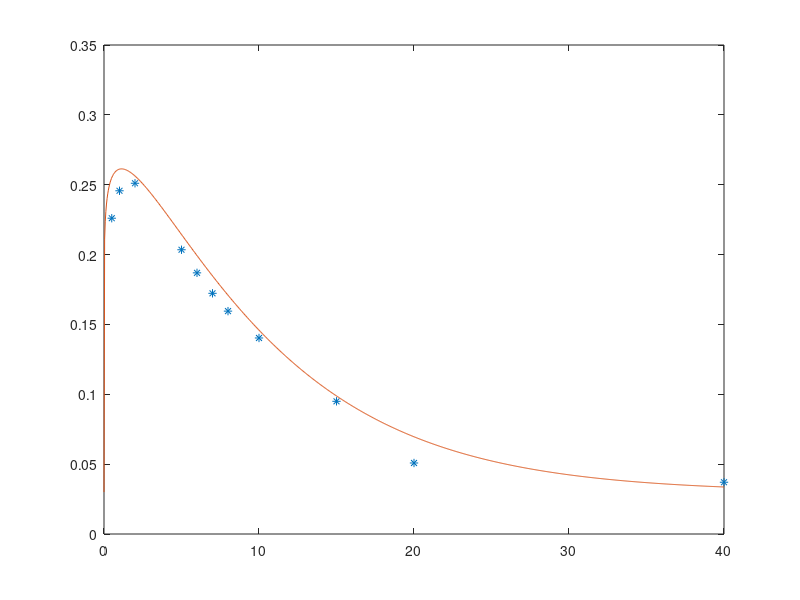

The MATLAB source for this figure: (Note: this script raises an error after producing the figure.)
% Data
Lz = 1;
Lx = [0.5,1,2,5,6,7,8,10,15,20,40];
R = [0.22602171,0.24566273,0.25104229,0.20345172,0.18692082,0.17226913,0.15952006,0.14030094,0.09496913,0.05082819,0.03705537];
% Fit function
xx = linspace(0,40,1000);
Lf = 0.18;
lexp = 0.4;
f0 = 1.8;
f = @(Lx) f0*Lx.*exp(-(Lx/Lf).^lexp);
% Lf = 3;
% lexp = 0.4;
% f0 = 1.5;
% f = @(Lx) f0*(Lx).^(lexp-1)./Lf*lexp.*exp(-(Lx/Lf).^lexp);
funstr = '';
model = 7;
switch model
  case 0
    Lf = 0.17; % b
    lexp = 0.4; % c
    f0 = 1.7; % a
    exp0 = 0.02; % zero level
    f = @(Lx) f0*Lx.*exp(-((Lx/Lf)).^lexp)+exp0;    
  case 1
    Lf = 0.18;
    lexp = 0.4;
    f0 = 1.6;
    f = @(Lx) f0*Lx.*exp(-(Lx/Lf).^lexp);
  case 2 % Judit
    b = 0.026; % b
    a = 4.838; % a
    c = 0.299; % c
    f = @(Lx) a*Lx.*exp(-(Lx/b).^c);
  case 3 
    b = 1.6; % b
    a = 0.4; % a
    c = 0.55; % c
    E0 = 0.03;
    f = @(Lx) a*(c+1)*(Lx/b).^(c).*exp(-(Lx/b).^c) + E0;
  case 4 
    b = 8; % b
    a = 0.3; % a
    c = 0.2; % c
    E0 = 0.03;
    f = @(Lx) a*(c+1)*(Lx/b).^(c).*exp(-(Lx/b).^(c+1)) + E0;
    funstr = {'f(L_x) = a(c+1)(L_x/b)^c exp[-(L_x/b)^{c+1}]+f_{0,inf}';...
      sprintf('a = %g, b = %g, c = %g, f_{0,inf} = %g',a,b,c,E0)};
  case 5 
    b = 8; % b
    a = 2.4; % a
    c = 0.2; % c
    E0 = 0.03;
    f = @(Lx) a/b*(c+1)*(Lx/b).^(c).*exp(-(Lx/b).^(c+1)) + E0;
    funstr = {'f(L_x) = (a/b)(c+1)(L_x/b)^c exp[-(L_x/b)^{c+1}]+f_{0,inf}';...
      sprintf('a = %g, b = %g, c = %g, f_{0,inf} = %g',a,b,c,E0)};
  case 6 
    b = 8; % b
    a = 2.4*8; % a
    c = 0.18; % c
    E0 = 0.03;
    f = @(Lx) a/b/b*(c+1)*(Lx/b).^(c).*exp(-(Lx/b).^(c+1)) + E0;
    funstr = {'f(L_x) = (a/b)(c+1)(L_x/b)^c exp[-(L_x/b)^{c+1}]+f_{0,inf}';...
      sprintf('a = %g, b = %g, c = %g, f_{0,inf} = %g',a,b,c,E0)};
  case 7 
    b = 10; % b
    a = 2.4*8; % a
    c = 0.1; % c
    E0 = 0.03;
    e = 0.4;
    f = @(Lx) a/b/b*(c+1)*(Lx/b).^(c).*exp(-(Lx/b).^(c+1)+e) + E0;
    funstr = {'f(L_x) = (a/b)(c+1)(L_x/b)^c exp[-(L_x/b)^{c+1} + e]+f_{0,inf}';...
      sprintf('a = %g, b = %g, c = %g, f_{0,inf} = %g, e = %g',a,b,c,E0,e)};
end
    

%f = @(Lx) f0*Lx.*(exp(-((Lx/Lf)).^lexp)+exp0./Lx);


% Judits fit

%f = @(Lx) f0*Lx.*(exp(-((Lx/Lf)).^lexp)+exp0./Lx);
L = sqrt(Lx.^2 + Lz.^2);

Lz = 1;
%f = @(Lx) Lz./(Lx+3).^0.5-0.15;
%f = @(Lx) (Lz./(Lx+5)).^0.5-0.12;
%f = @(Lx) (Lz./(Lx)).^0.5-0.15;
%f = @(Lx) atan((Lz)./(Lx)+0.02).^0.95;
%f = @(Lx) atan(2*(Lz)./(Lx)+1.00).^1.0;

%Lz/Lx

plot(Lx,R,'*',xx,f(xx),'-')
%plot(L,R,'*')
%semilogx(Lx,R,'*',xx,f(xx),'-')
hca = gca;
hca.YLim = [0 0.3];
grid on;

irf_legend(hca,funstr,[0.98 0.98],'color',[0 0 0])

%%
% Judits fit to data 
eta = logspace(-2,1,1000);
a = 0.18435;
b = 0.30802;
c = 0.02164;
fR = @(eta) a*eta./(b+eta)+c;
plot(1./eta,fR(eta),'*')

%% Look at gradient of eta
syms Lx Lz x z eta1 eta0 eta(x,z,Lx,Lz,eta0,eta1)
inp = [x,z,Lx,Lz,eta0,eta1];

eta(inp) = eta0 + eta1*exp(-(x/Lx)^2 -(z/Lz)^2);
gradeta = gradient(eta,x);

mf_eta = matlabFunction(eta,inp);
mf_gradeta = matlabFunction(gradeta,inp);


Lx = linspace(0.1,40,10);
Lz = 1;
x = linspace(-40,40,100);
z = 0;
eta0 = 0.0015;
eta1 = 2.4;
[X,LX] = meshgrid(x,Lx);

ETA = eta(X,z,LX,Lz,eta0,eta1);
GRADETA = gradeta(X,z,LX,Lz,eta0,eta1);

nrows = 2;
ncols = 1;
isub = 1;

hca = subplot(nrows,ncols,isub); isub = isub + 1;
plot(hca,X',ETA')

hca = subplot(nrows,ncols,isub); isub = isub + 1;
plot(hca,X',GRADETA')

%% Fit using symvar
% Data from simulation
Lz = 1;
Lx = [0.5,1,2,5,6,7,8,10,15,20,40];
R = [0.22602171,0.24566273,0.25104229,0.20345172,0.18692082,0.17226913,0.15952006,0.14030094,0.09496913,0.05082819,0.03705537];
% Add zero value
%Lx = [0 Lx];
%R = [0.03 R];

syms x a b c d f(x,a,b,c,d)
inp = [x,a,b,c,d];

% b = 8; % b
% a = 2.4*8; % a
% c = 0.18; % c
% E0 = 0.03;
% f = @(Lx) a/b/b*(c+1)*(Lx/b).^(c).*exp(-(Lx/b).^(c+1)) + E0;
    
f(inp) = a*exp(-(x/b)^(c+1)) + d*x;
gradf(inp) = gradient(f,x);

mf = matlabFunction(f);
mf_grad = matlabFunction(gradf);

params0 = [-2.4,8,0.18,0.03];
cf = @(params) costfunction(params,Lx,R,mf_grad);
params = fminsearch(cf,params0);

Rfit0 = mf_grad(Lx,params0(1),params0(2),params0(3),params0(4));
Rfit = mf_grad(Lx,params(1),params(2),params(3),params(4));

nrows = 1;
ncols = 1;
isub = 1;

hca = subplot(nrows,ncols,isub); isub = isub + 1;
plot(hca,Lx,R,'*',Lx,Rfit0,'--',Lx,Rfit,'-')
legend({'data','initial guess','final fit'})

%hca = subplot(nrows,ncols,isub); isub = isub + 1;
%plot(hca,X',GRADETA')


function cost = costfunction(params,dep_var,data,fit_function)
  % cost = costfunction(params,dep_var,fit_data,fit_function)
  % params = [x,z,Lx,Lz,eta0,eta1]
  % dep_Var = Lx
  % fit_data = ER
  % fit_function = matlab function to fit

  a = params(1);
  b = params(2);
  c = params(3);
  d = params(4);
  data_fit = fit_function(dep_var,a,b,c,d);


  colors = mms_colors('1234');
  cost = sum((data(:)-data_fit(:)).^2);
  
  if 0 % plot 
    hca = subplot(1,1,1);
    plot(hca,dep_var,data,dep_var,data_fit)  
    pause(0.1)
  end
end
